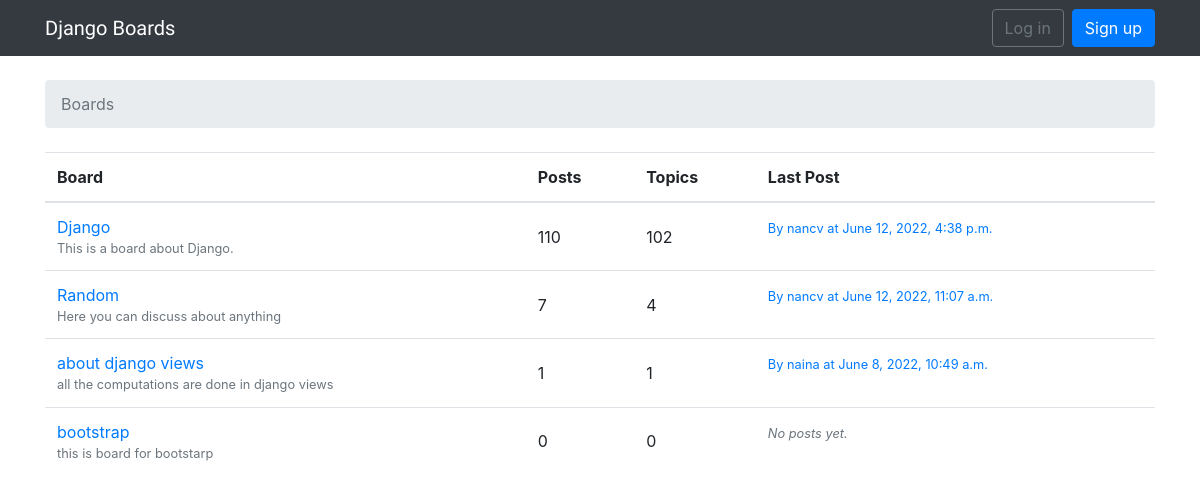
The page / on the database its author committed.
### boards/models.py (models this page shows, shortened)
class Board(models.Model):
	name = models.CharField(max_length=30,unique=True )
	description = models.CharField(max_length=100)
	def get_posts_count(self):
		return Post.objects.filter(topic__board=self).count()
	def get_last_post(self):
		return Post.objects.filter(topic__board=self).order_by('-created_at').first()

class Post(models.Model):
	message = models.TextField(max_length=4000)
	topic = models.ForeignKey(Topic,related_name='posts',on_delete=models.CASCADE)
	created_at = models.DateTimeField(auto_now_add=True)
	updated_at = models.DateTimeField(null=True)
	created_by = models.ForeignKey(User,related_name='posts',on_delete=models.CASCADE)
	updated_by = models.ForeignKey(User,null=True,related_name='+',on_delete=models.CASCADE)

### boards/views.py (the view)
# urls.py: url(r'^$', views.BoardListView.as_view(), name='home'),
class BoardListView(ListView):
    model = Board
    context_object_name = 'boards'
    template_name = 'home.html'

### templates/home.html
{% extends 'base.html' %}
{% block breadcrumb %}
  <li class="breadcrumb-item active">Boards</li>
{% endblock %}
{% block content %}
  <table class="table">
    <thead class="thead-inverse">
      <tr>
        <th>Board</th>
        <th>Posts</th>
        <th>Topics</th>
        <th>Last Post</th>
      </tr>
    </thead>
    <tbody>
      {% for board in boards %}
        <tr>
          <td>
            <a href="{% url 'board_topics' board.pk %}">{{ board.name }}</a>
            <small class="text-muted d-block">{{ board.description }}</small>
          </td>
          <td class="align-middle">{{ board.get_posts_count }}</td>
          <td class="align-middle">{{ board.topics.count }}</td>
          <td>
            {% with post=board.get_last_post %}
              {% if post %}
              <small>
                <a href="{% url 'topic_posts' board.pk post.topic.pk %}">
                  By {{ post.created_by.username }} at {{ post.created_at }}
                </a>
              </small>
              {% else %}
                <small class="text-muted">
                <em>No posts yet.</em>
                </small>
              {% endif %}
            {% endwith %}
          </td>
        </tr>
      {% endfor %}
    </tbody>
  </table>
{% endblock %}

### rows shown on the page
Board: name "Django", description "This is a board about Django.", get_posts_count "110", topics.count "102", get_last_post.created_by.username "nancv", get_last_post.created_at "June 12, 2022, 4:38 p.m."
Board: name "Random", description "Here you can discuss about anything", get_posts_count "7", topics.count "4", get_last_post.created_by.username "nancv", get_last_post.created_at "June 12, 2022, 11:07 a.m."
Board: name "about django views", description "all the computations are done in django views", get_posts_count "1", topics.count "1", get_last_post.created_by.username "naina", get_last_post.created_at "June 8, 2022, 10:49 a.m."
Board: name "bootstrap", description "this is board for bootstarp", get_posts_count "0", topics.count "0", shows "No posts yet."
